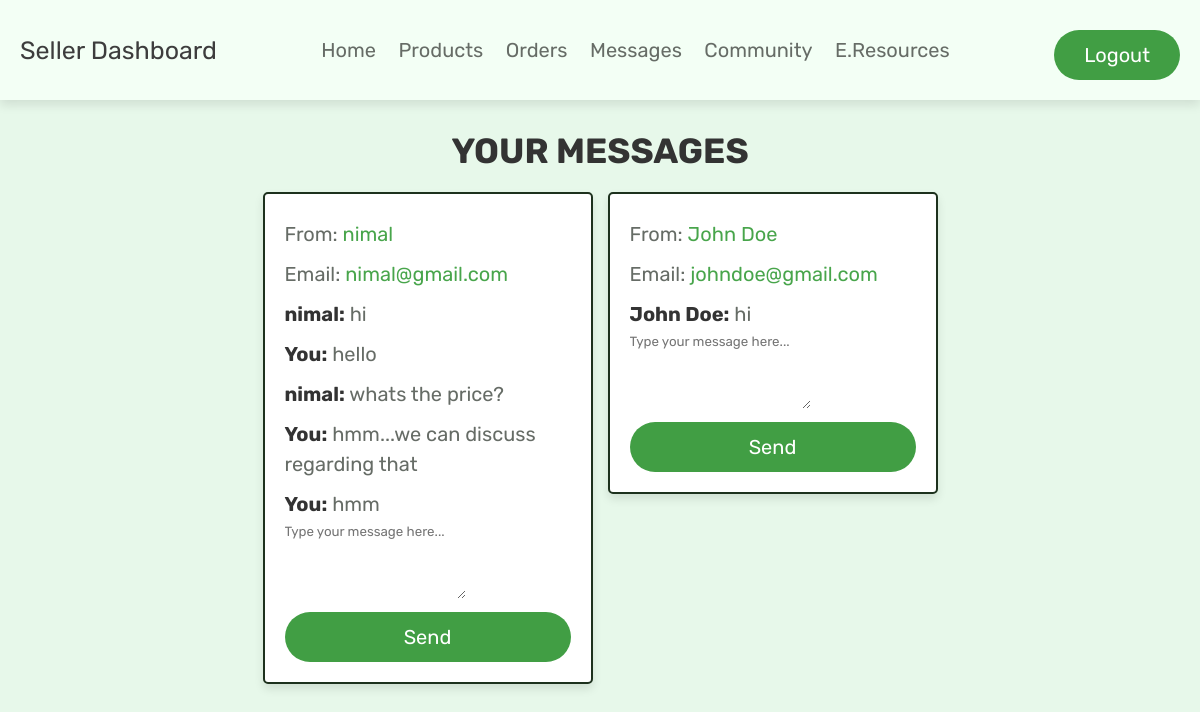
Screenshot of /sinhala/seller_contacts.php (signed in) with the database file from the repository.
### tables this page shows
CREATE TABLE `users` (
  `id` int NOT NULL,
  `name` varchar(100) NOT NULL,
  `email` varchar(100) NOT NULL,
  `password` varchar(100) NOT NULL,
  `user_type` enum('user','admin','seller') NOT NULL DEFAULT 'user',
  `image` varchar(100) NOT NULL,
  `language_preference` enum('english','sinhala','tamil') NOT NULL DEFAULT 'english'
);

CREATE TABLE `messages` (
  `id` int NOT NULL,
  `sender_id` int NOT NULL,
  `receiver_id` int NOT NULL,
  `message` text NOT NULL,
  `timestamp` timestamp NOT NULL DEFAULT CURRENT_TIMESTAMP
);

### sinhala/seller_contacts.php (the view, shortened to what this page needs)
<?php
@include '../config.php';
$seller_id = $_COOKIE['seller_id'];
?>
<!DOCTYPE html>
<html lang="en">
<head>
   <link rel="stylesheet" href="../css/admin_style.css">
</head>
<body>
<?php include 'seller_header.php'; ?>
<section class="messages">
   <h1 class="title">Your Messages</h1>
   <div class="box-container">
      <?php
         $select_messages = $conn->prepare("SELECT DISTINCT sender_id FROM `messages` WHERE receiver_id = ?");
         $select_messages->execute([$seller_id]);
         if($select_messages->rowCount() > 0){
            while($fetch_sender = $select_messages->fetch(PDO::FETCH_ASSOC)){
                $sender_id = $fetch_sender['sender_id'];
                $user_stmt = $conn->prepare("SELECT * FROM `users` WHERE id = ?");
                $user_stmt->execute([$sender_id]);
                $user_details = $user_stmt->fetch(PDO::FETCH_ASSOC);
                $messages_stmt = $conn->prepare("SELECT * FROM `messages` WHERE (sender_id = ? AND receiver_id = ?) OR (sender_id = ? AND receiver_id = ?) ORDER BY id");
                $messages_stmt->execute([$sender_id, $seller_id, $seller_id, $sender_id]);
      ?>
      <div class="box">
         <p>From: <span><?= htmlspecialchars($user_details['name']); ?></span></p>
         <p>Email: <span><?= htmlspecialchars($user_details['email']); ?></span></p>
         <div class="message-box">
            <?php while ($message_row = $messages_stmt->fetch(PDO::FETCH_ASSOC)) { ?>
               <p><b><?= $message_row['sender_id'] == $seller_id ? 'You' : htmlspecialchars($user_details['name']); ?>:</b> <?= htmlspecialchars($message_row['message']); ?></p>
            <?php } ?>
         </div>
         <form action="" method="POST" class="message-form">
            <textarea name="message" rows="5" placeholder="Type your message here..." required></textarea>
            <button type="submit" class="btn">Send</button>
         </form>
      </div>
      <?php
            }
         }else{
            echo '<p class="empty">No messages yet!</p>';
         }
      ?>
   </div>
</section>
</body>
</html>

### css/admin_style.css (style rules this page uses)
.messages .box-container { display: grid; grid-template-columns: repeat(auto-fit, 33rem); gap:1.5rem; align-items: flex-start; justify-content:center; }
.messages .box-container .box { border:var(--border); box-shadow: var(--box-shadow); background-color: var(--white); border-radius: .5rem; padding:2rem; }
.messages .box-container .box p { line-height: 1.5; padding:.5rem 0; font-size: 2rem; color:var(--light-color); }
.messages .box-container .box p span { color:var(--green); }

### css/components.css (style rules this page uses)
:root { --green:#48a54b; --othergreen:#27ae60; --orange:#f39c12; --red:#e74c3c; --black:#333; --logoblack:#3D3D3D; --light-color:#666C66; --white:#fff; --light-bg:#f4f9f5; --mid-green: #ddeedd; --light-gr:#e7f8ea; --header: #f3fff5; --fr-green: #1d311d; --border:.2rem solid var(--fr-green); --box-shadow:0 .5rem 1rem rgba(0,0,0,.1); }
* { font-family: 'Rubik', sans-serif; margin: 0; padding:0; box-sizing: border-box; outline: none; border:none; text-decoration: none; color:var(--black); }
body { background-color: var(--light-gr); }
html { font-size: 62.5%; overflow-x: hidden; scroll-behavior: smooth; scroll-padding-top: 6.5rem; }
section { padding:3rem 2rem; max-width: 1365px; margin:0 auto; }
.btn, .delete-btn, .option-btn { display: block; width: 100%; margin-top: 1rem; border-radius: 5rem; color:var(--white); font-size: 2rem; padding:1.3rem 3rem; text-transform: capitalize; cursor: pointer; text-align: center; }
.btn { background: linear-gradient(to right, #419e44, #419e44, #419e44); }
.title { text-align: center; margin-bottom: 2rem; text-transform: uppercase; color:var(--black); font-size: 3.5rem; }

### rows the page displays
users: name "nimal", email "nimal@gmail.com"
messages: sender.name "nimal", message "hi"
messages: shows "You", message "hello"
messages: sender.name "nimal", message "whats the price?"
messages: shows "You", message "hmm...we can discuss regarding that"
messages: shows "You", message "hmm"
users: name "John Doe", email "johndoe@gmail.com"
messages: sender.name "John Doe", message "hi"
